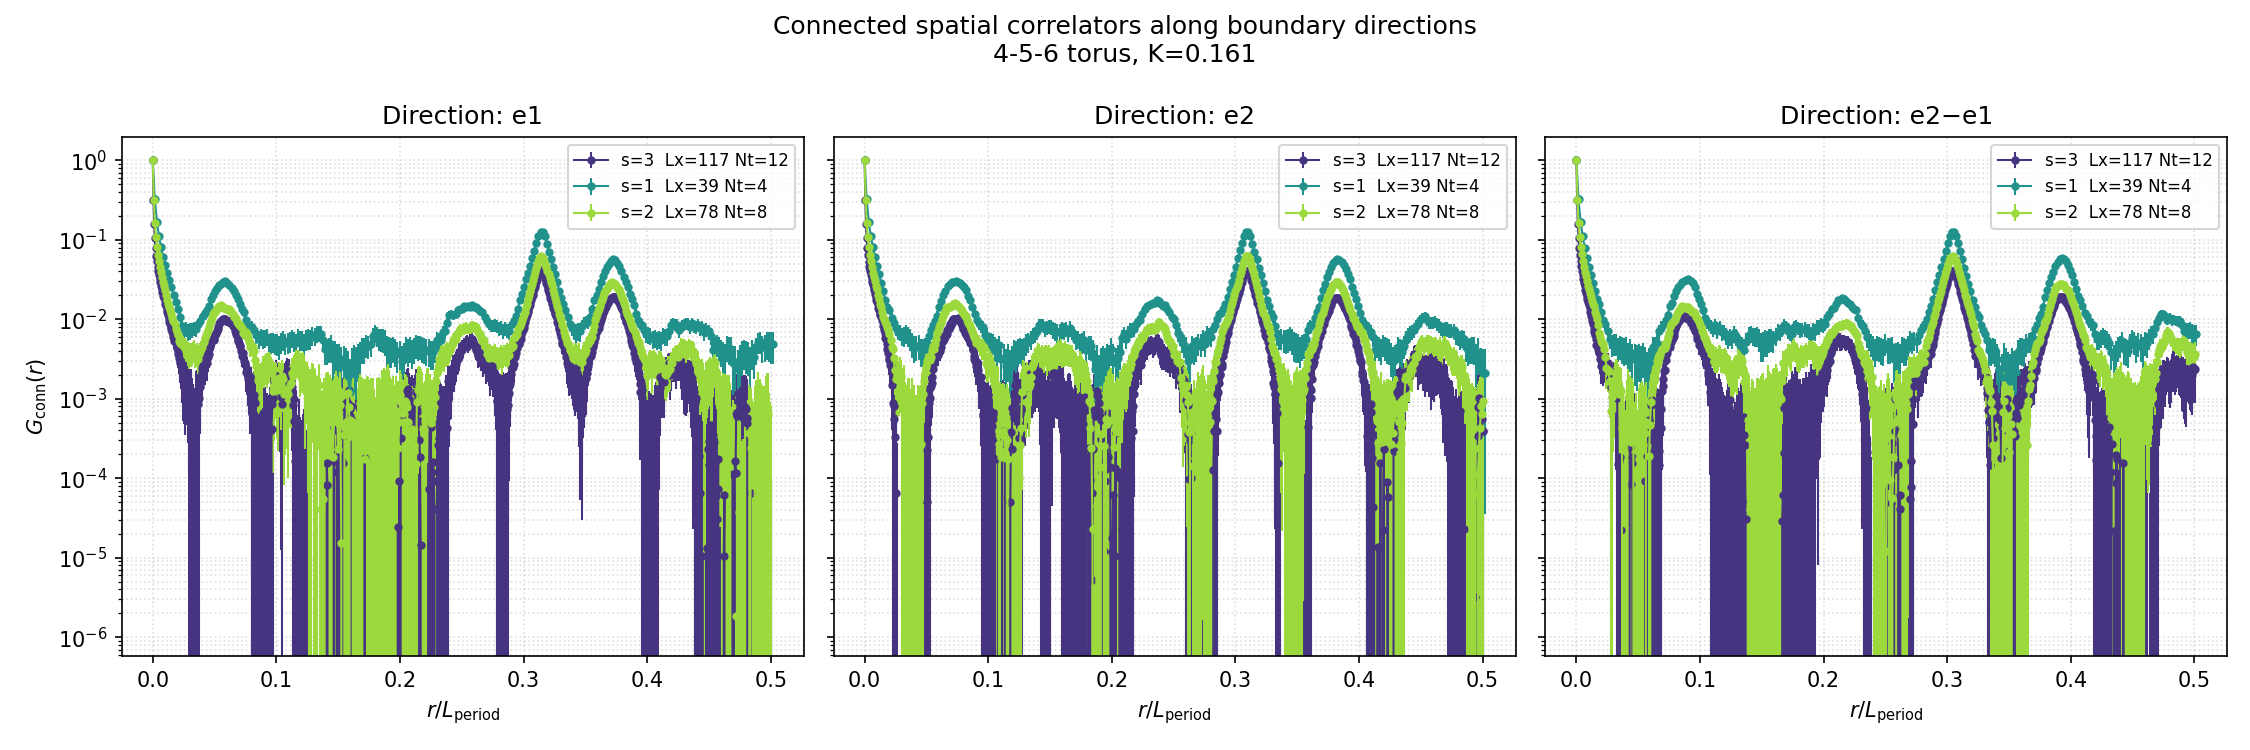

This chart was generated by the following Python code:
#!/usr/bin/env python3
"""Plot spatial connected correlators along the three boundary directions for each scale s.

Reads two_point_typed.dat files. Directions:
  type 0 / 4: e1        (direction along first lattice vector, length Lx=39s)
  type 1 / 5: e2        (direction along second lattice vector, length Ly=48s)
  type 2 / 6: e2 - e1  (direction along third side of triangle, length ~sqrt(39^2+48^2-39*48)=s*...)

Raw correlator vs r (lattice steps) for types 0,1,2.
Connected correlator vs r for types 4,5,6.
Overlay s=1,2,3 per direction in separate subplots.
"""

from __future__ import annotations

import argparse
import glob
import re
from pathlib import Path

import matplotlib.pyplot as plt
import numpy as np

DIR_LABELS = {
    0: "e1 (raw)",
    1: "e2 (raw)",
    2: "e2−e1 (raw)",
    4: "e1 (connected)",
    5: "e2 (connected)",
    6: "e2−e1 (connected)",
}

# Triangular-lattice physical step length per unit in each direction
# e1 = (1,0), |e1|=1
# e2 = (1/2, sqrt(3)/2), |e2|=1
# e2-e1 = (-1/2, sqrt(3)/2), |e2-e1|=1
# All have unit length in the triangular lattice; r in each direction = step index * 1.


def load_typed(path: Path):
    """Return dict: type -> (r_array, corr_array, err_array)."""
    data: dict[int, list] = {}
    with path.open() as f:
        for line in f:
            s = line.strip()
            if not s or s.startswith("#"):
                continue
            parts = s.split()
            t, r, c, e = int(parts[0]), int(parts[1]), float(parts[2]), float(parts[3])
            data.setdefault(t, []).append((r, c, e))
    result = {}
    for t, rows in data.items():
        arr = np.array(rows)
        result[t] = (arr[:, 0], arr[:, 1], arr[:, 2])
    return result


def parse_scale(dirname: str):
    m = re.search(r"Lx(\d+)", dirname)
    return int(m.group(1)) // 39 if m else None


def main():
    ap = argparse.ArgumentParser(description="Plot spatial correlators by boundary direction")
    ap.add_argument("--datadir", default=".", help="Directory containing run subdirectories")
    ap.add_argument("--output", default="plot_directions.png", help="Output figure path")
    ap.add_argument("--connected-only", action="store_true", default=True,
                    help="Plot only connected correlators (types 4,5,6)")
    args = ap.parse_args()

    datadir = Path(args.datadir)
    pattern = str(datadir / "Lx*_Ly*_Tx*_Ty*_Nt*_k*/two_point_typed.dat")
    files = sorted(glob.glob(pattern))
    if not files:
        raise SystemExit(f"No two_point_typed.dat files found: {pattern}")

    types_to_plot = [4, 5, 6]  # connected
    type_labels = {4: "e1", 5: "e2", 6: "e2−e1"}

    colors = plt.cm.viridis(np.linspace(0.15, 0.85, len(files)))

    fig, axes = plt.subplots(1, 3, figsize=(15, 5), sharey=True)

    for ax, t in zip(axes, types_to_plot):
        for fpath, color in zip(files, colors):
            fpath = Path(fpath)
            s = parse_scale(fpath.parent.name)
            if s is None:
                continue
            m = re.search(r"Lx(\d+).*Nt(\d+)", fpath.parent.name)
            lx, nt = (int(m.group(1)), int(m.group(2))) if m else (39 * s, 4 * s)

            data = load_typed(fpath)
            if t not in data:
                continue
            r, corr, err = data[t]

            # Physical distance: each step in these directions = 1 triangular lattice unit
            # Normalize x-axis by period length (= r.max() for that direction)
            period = r.max()
            x = r / float(period)

            # Only plot the first half (correlator is symmetric about r=period/2)
            half = r <= period // 2 + 1
            ax.errorbar(x[half], corr[half], yerr=err[half],
                        fmt="o-", markersize=3, lw=1, color=color,
                        label=f"s={s}  Lx={lx} Nt={nt}")

        ax.set_yscale("log")
        ax.set_xlabel(r"$r / L_{\rm period}$")
        ax.set_title(f"Direction: {type_labels[t]}")
        ax.legend(fontsize=8)
        ax.grid(True, which="both", ls=":", alpha=0.4)

    axes[0].set_ylabel(r"$G_{\rm conn}(r)$")
    fig.suptitle("Connected spatial correlators along boundary directions\n"
                 "4-5-6 torus, K=0.161", fontsize=12)
    fig.tight_layout()
    outpath = datadir / args.output if not Path(args.output).is_absolute() else Path(args.output)
    fig.savefig(outpath, dpi=150)
    print(f"Saved: {outpath}")


if __name__ == "__main__":
    main()
